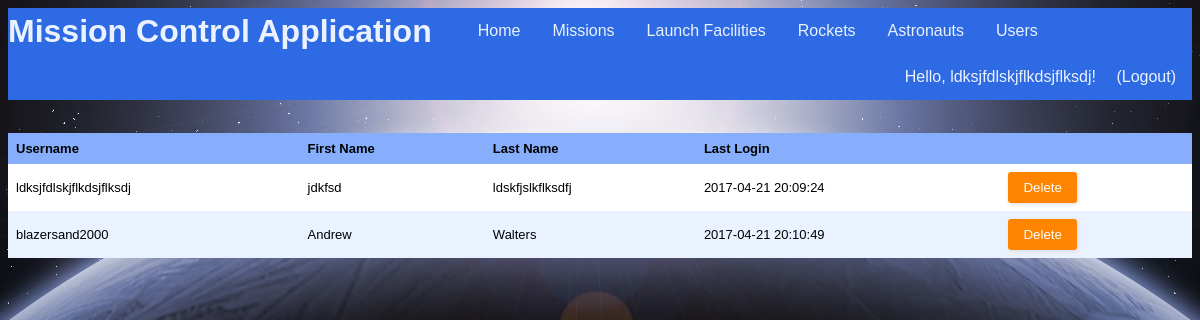
/users (signed in), run on an earlier commit of the app's database.
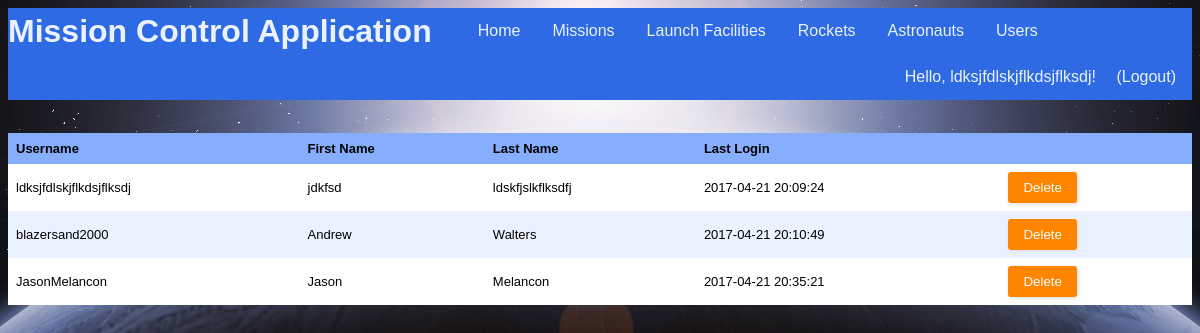
And on a later commit of the database.
### tables this page shows
CREATE TABLE "Users" (
	`uid`	INTEGER NOT NULL PRIMARY KEY AUTOINCREMENT,
	`firstName`	TEXT NOT NULL,
	`lastName`	TEXT NOT NULL,
	`username`	TEXT NOT NULL UNIQUE,
	`password`	TEXT NOT NULL,
	`regTime`	TEXT NOT NULL,
	`lastLoginTime`	TEXT,
	`pid`	INTEGER NOT NULL
);

### app.py (the view)
@app.route("/users")
@login_required
def showUsers():
    conn = sqlite3.connect(dbPath)
    conn.row_factory = sqlite3.Row
    c = conn.cursor()
    c.execute("SELECT U.uid, 0 AS cannotDelete, U.username, U.firstName, U.lastName, U.lastLoginTime FROM Users U, Permissions P WHERE U.pid = P.pid;")
    results = c.fetchall()
    conn.commit()
    conn.close()
    return render_template("users.html", headers=("Username","First Name","Last Name","Last Login"), rows=results)

### app.py (called while the page is built)
@login_manager.user_loader
def load_user(username):
    userRecord = DBgetUser(username)
    if userRecord:
        return User(userRecord["username"], userRecord["password"], True)
    return None

def DBgetUser(username):
    conn = sqlite3.connect(dbPath)
    conn.row_factory = sqlite3.Row
    c = conn.cursor()
    c.execute("SELECT * from Users WHERE username = ?", (username,))
    userRecord = c.fetchone()
    conn.close()
    return userRecord

### templates/users.html (shortened to what this page needs)
{% extends "main_template.html" %}
{% from 'macros.html' import GenerateTable %}
{% block body %}
<div align="center">
    {{ GenerateTable('Users', headers, rows, 'uid') }}
</div>
{% endblock %}

### templates/main_template.html (shortened to what this page needs)
<!DOCTYPE html>
<html>
	<head>
		<link rel="stylesheet" type= "text/css" href="{{ url_for('static', filename='styles.css') }}">
	</head>
	<body>
		<header>
			<ul class="nav">
				<h1 class="nav">Mission Control Application</h1>
				<li class="nav"><a class="nav" href="{{ url_for('index') }}">Home</a></li>
				{% if current_user.is_authenticated %}
				<li class="nav"><a class="nav" href="{{ url_for('showMissions') }}">Missions</a></li>
				<li class="nav"><a class="nav" href="{{ url_for('showFacilities') }}">Launch Facilities</a></li>
				<li class="nav"><a class="nav" href="{{ url_for('showRockets') }}">Rockets</a></li>
				<li class="nav"><a class="nav" href="{{ url_for('showAstronauts') }}">Astronauts</a></li>
				<li class="nav"><a class="nav" href="{{ url_for('showUsers') }}">Users</a></li>
				{% endif %}
				<div class="user-greeting">
					{% if current_user.is_authenticated %}
  						Hello, {{ current_user.id }}!    <a class="nav" href="{{ url_for('showLogout') }}">(Logout)</a>
					{% else %}
						Hello, guest!    <a class="nav" href="{{ url_for('showLogin') }}">Login</a><a class="nav" href="{{ url_for('showSignup') }}">Sign Up</a>
					{% endif %}
				</div>
			</ul>
		</header>
		{% block body %}{% endblock %}
	</body>
</html>

### templates/macros.html (shortened to what this page needs)
{% macro GenerateTable(title, headers, rows, keyName) %}
	{% if rows %}
		<table>
			<caption>
			</caption>
			<tr>
				{% for header in headers %}
				<th>{{header}}</th>
				{% endfor %}
				<th/>
			</tr>
			{% for row in rows %}
			<tr id ="{{row[keyName]}}">
				{% for value in row %}
					{% if loop.index0 > 1 %}
						<td>
							{% if title == "Astronauts" %}
								<a href="{{ url_for('showAstronautInfo', aid = row[keyName]) }}">{{value|safe}}</a>
							{% else %}
								{{value|safe}}
							{% endif %}
						</td>
					{% endif %}
				{% endfor %}
				{% if row[1] == 1 %}
					{% set disabled = 'disabled' %}
				{% else %}
					{% set disabled = '' %}
				{% endif %}
				<td>
					<div class="form-style-2" style="width:70px; padding: 0px 0px 0px 0px;">
						<form method="post">
							<input type="submit" value="Delete" name="delete.{{ row[0] }}" {{disabled}}/>
						</form>
					</div>
				</td>
			</tr>
			{% endfor %}
		</table>
	{% else %}
		No records found!
	{% endif %}
{% endmacro %}

What changed in the data, as far as the page shows it:
added Users: username "JasonMelancon", firstName "Jason", lastName "Melancon", lastLoginTime "2017-04-21 20:35:21"
